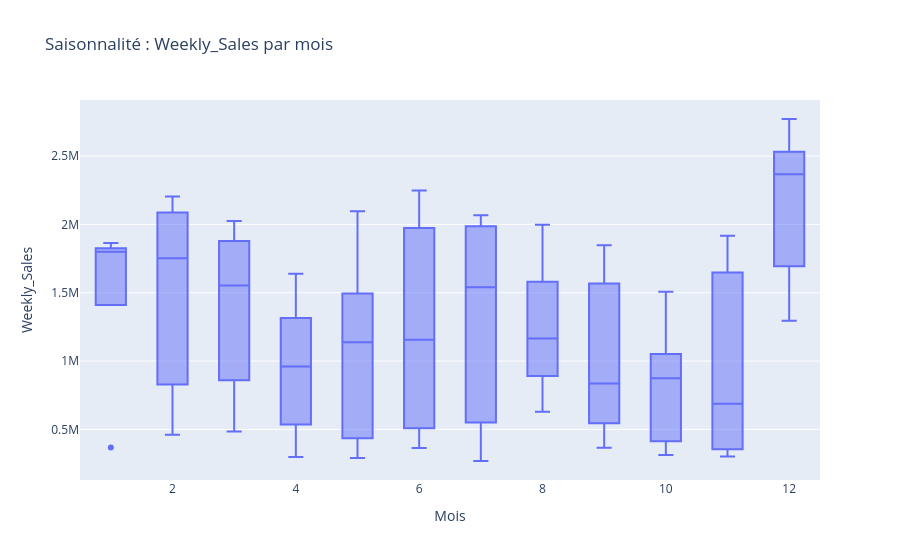

Notebook source saved alongside this figure:
### Markdown cell above
- Le boxplot par mois confirme une saisonnalité nette : les niveaux de ventes et leur dispersion varient fortement selon le mois
- Le mois de décembre (12) ressort nettement avec les médianes les plus élevées et une variabilité importante cohérente avec un effet “fin d’année / fêtes”

### Code cell
fig = px.box(
    df.dropna(subset=["Month", "Weekly_Sales"]),
    x="Month",
    y="Weekly_Sales",
    title="Saisonnalité : Weekly_Sales par mois",
    labels={"Month": "Mois", "Weekly_Sales": "Weekly_Sales"},
)
fig.show()

### Figure 1 — Plotly figure (JSON) as saved in the notebook; plotly's stock layout.template omitted (floating-point values rounded to 4 significant figures)
{"data": [{"alignmentgroup": "True", "hovertemplate": "Mois=%{x}<br>Weekly_Sales=%{y}<extra></extra>", "legendgroup": "", "marker": {"color": "#636efa"}, "name": "", "notched": false, "offsetgroup": "", "orientation": "v", "showlegend": false, "type": "box", "x": [2, 3, 5, 5, 6, 2, 12, 8, 10, 5, 3, 10, 4, 8, 12, 4, 5, 10, 3, 5, 10, 1, 5, 4, 8, 5, 2, 2, 3, 9, 4, 6, 11, 4, 9, 8, 2, 2, 7, 7, 8, 3, 6, 11, 6, 3, 7, 9, 8, 7, 2, 5, 3, 12, 10, 12, 8, 2, 8, 12, 12, 8, 10, 6, 3, 11, 9, 11, 1, 5, 7, 5, 7, 5, 3, 4, 6, 7, 6, 1, 12, 6, 7, 2, 2, 5, 12, 6, 2, 1, 11, 2, 4, 6, 1, 9, 7, 9, 5, 6, 11, 7, 8, 3, 11, 7, 9, 7, 4, 5, 11, 10, 6, 10, 6, 6, 8, 4], "x0": " ", "xaxis": "x", "y": [1572000.0, 1808000.0, 1644000.0, 1858000.0, 695400.0, 2204000.0, 2601000.0, 895100.0, 1030000.0, 414100.0, 1677000.0, 829200.0, 1498000.0, 1997000.0, 2433000.0, 561100.0, 290900.0, 1074079, 1427000.0, 1405000.0, 919900.0, 367400.0, 435400.0, 757700.0, 1420000.0, 1021000.0, 563500.0, 2077000.0, 1267000.0, 365200.0, 988200.0, 2008000.0, 311900.0, 961200.0, 526500.0, 630000.0, 1642000.0, 1862000.0, 268900.0, 1549000.0, 1624000.0, 485100.0, 2035000.0, 1917000.0, 509300.0, 1879000.0, 1806000.0, 1847000.0, 888800.0, 1532000.0, 2021000.0, 2096000.0, 1990000.0, 1296000.0, 313400.0, 2771000.0, 1166000.0, 461600.0, 955900.0, 1588000.0, 2461000.0, 1449000.0, 1508000.0, 1973000.0, 570600.0, 1539000.0, 1790000.0, 519800.0, 1758000.0, 432000.0, 485400.0, 964300.0, 1954000.0, 1494000.0, 860300.0, 298700.0, 1768000.0, 2018000.0, 364100.0, 1800000.0, 2303000.0, 419500.0, 1366000.0, 2096000.0, 994800.0, 1256000.0, 1800000.0, 1468000.0, 2124000.0, 1812000.0, 1757000.0, 660800.0, 457300.0, 513100.0, 1865000.0, 836700.0, 275100.0, 597900.0, 1466000.0, 1467000.0, 398800.0, 614300.0, 1970000.0, 2026000.0, 855500.0, 2036000.0, 903100.0, 2067000.0, 1639000.0, 532700.0, 301800.0, 403300.0, 397000.0, 424500.0, 2249000.0, 845300.0, 856800.0, 1255000.0], "y0": " ", "yaxis": "y"}], "layout": {"boxmode": "group", "legend": {"tracegroupgap": 0}, "title": {"text": "Saisonnalité : Weekly_Sales par mois"}, "xaxis": {"anchor": "y", "domain": [0, 1], "title": {"text": "Mois"}}, "yaxis": {"anchor": "x", "domain": [0, 1], "title": {"text": "Weekly_Sales"}}}}
